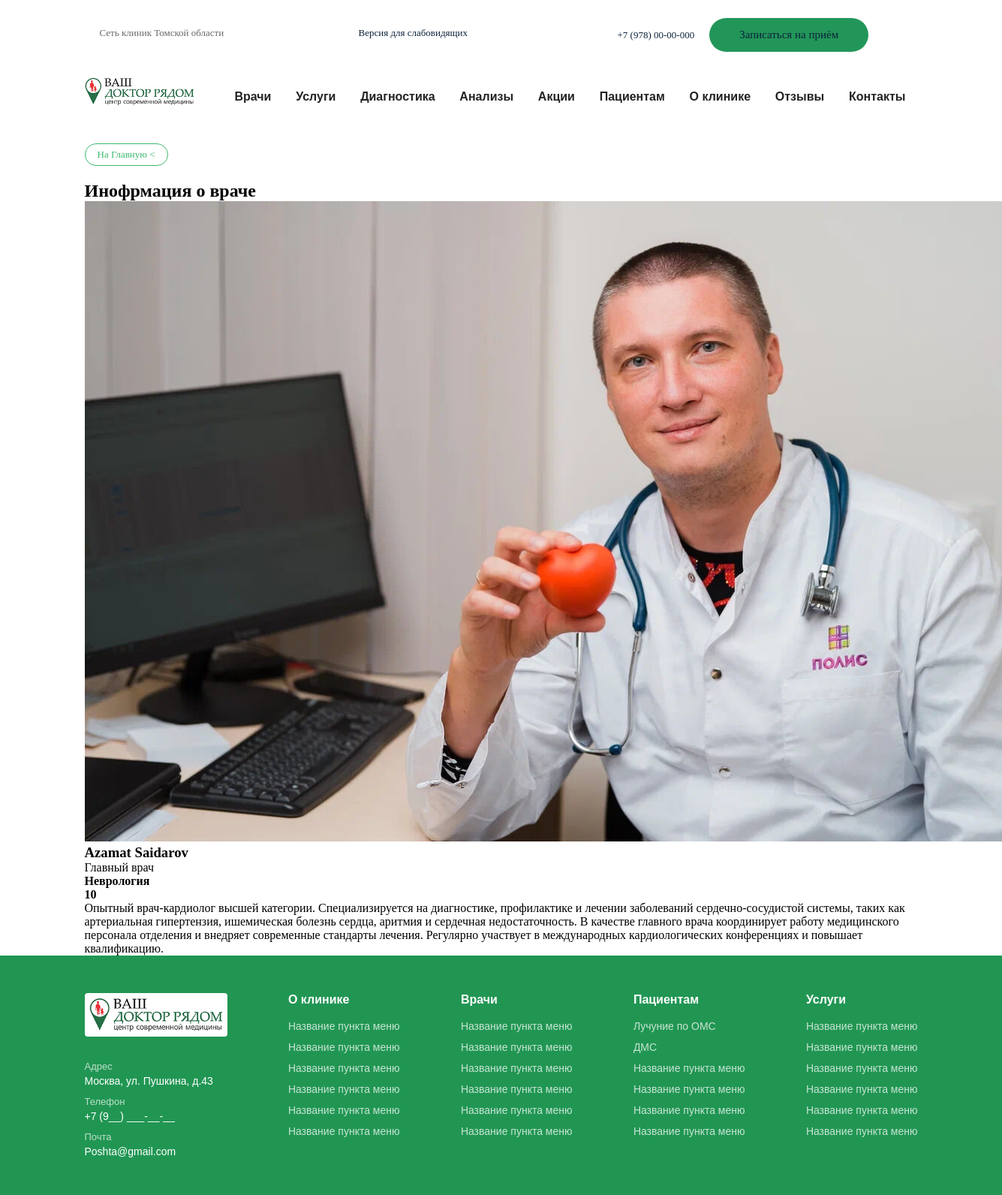
The page /doctors/1/ on the database its author committed.
### clinic/models.py (models this page shows, shortened)
class Doctor(models.Model):
    full_name = models.CharField(max_length=200)
    position = models.CharField(max_length=150)
    direction = models.ForeignKey(Direction,on_delete=models.PROTECT,related_name='doctors')
    photo = models.ImageField(upload_to='doctors/',blank=True)
    experience = models.PositiveIntegerField(blank=True,null=True,verbose_name='Стаж работы')
    description = models.TextField(blank=True)
    show_on_home = models.BooleanField(default=False,verbose_name='Активное виденние дома')
    class Meta:
        verbose_name = 'Доктор'
        verbose_name_plural = 'Доктора'

class Direction(models.Model):
    name = models.CharField(max_length=200)
    slug = models.SlugField(unique=True)
    image = models.ImageField(upload_to='directions/')
    description = models.TextField(blank=True)
    class Meta:
        verbose_name = 'Направление'
        verbose_name_plural = 'Направления'
        ordering = ['name']
    def __str__(self):
        return self.name

### clinic/views.py (the view)
# urls.py: path('doctors/<int:pk>/',views.doctor_detail,name='doctor_detail'),
def doctor_detail(request,pk):
    doctor = get_object_or_404(Doctor,pk=pk)
    return render(request,'doctor_detail.html',{'doctor':doctor})

### templates/doctor_detail.html
{% extends 'base.html' %}
{% load static %}
{% block extra_css %}
<link rel="stylesheet" href="{% static 'css/home.css'    %}">
{% endblock %}
{% block content %}
<section class="tere_are_doctors">
<div class="container">
<h2>Инофрмация о враче</h2>
<div class="doctor_list ">
                <div class="doctor_card">
                    {% if doctor.photo %}
                    <img src="{{ doctor.photo.url }}" alt="{{ doctor.full_name }}" class="doctor-card__img">
                {% endif %}
                    <h3>{{ doctor.full_name }}</h3>
                    <p>{{ doctor.position }}</p>
                    <h4>
                        {{ doctor.direction }}
                    </h4>
                    <h4>
                        {{doctor.experience}}
                    </h4>
                    <p>
                        {{doctor.description}}
                    </p>
                </div>
        </div>
</div>
</section>
{% endblock %}

### static/css/base.css (style rules this page uses)
* { margin:0; padding: 0; box-sizing: border-box; }

### static/css/home.css (style rules this page uses)
.container { max-width: 1140px; margin: 0 auto; padding: 0 15px; }

### rows shown on the page
Doctor: photo (picture), full_name "Azamat Saidarov", position "Главный врач", direction "Неврология", experience "10", description "Опытный врач-кардиолог высшей категории. Специализируется на диагностике, профилактике и лечении заболеваний сердечно-сосудистой системы, таких как артериальная гипертензия, ишемическая болезнь сердца, аритмия и сердечная недостаточность. В качестве главного врача координирует работу медицинского персонала отделения и внедряет современные стандарты лечения. Регулярно участвует в международных кардиологических конференциях и повышает квалификацию."
